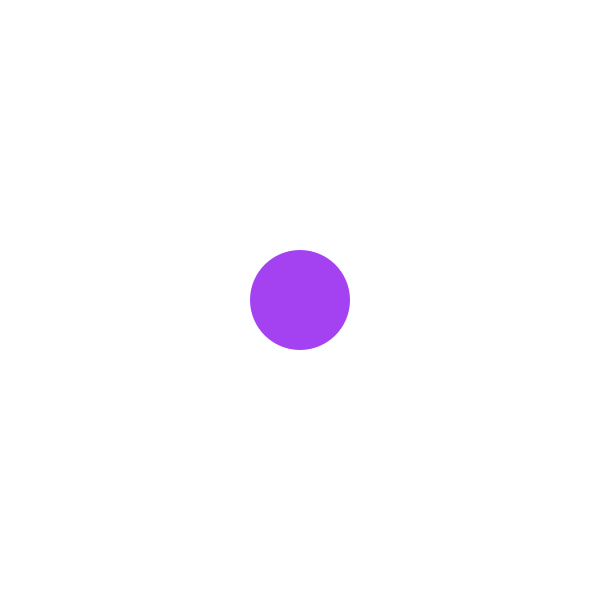
Frame 1 (no input)
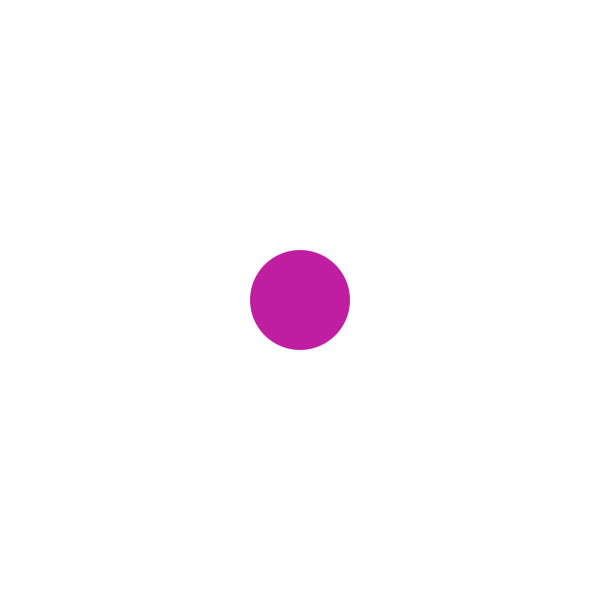
Frame 60 (the mouse pressed at the canvas centre just before this capture)
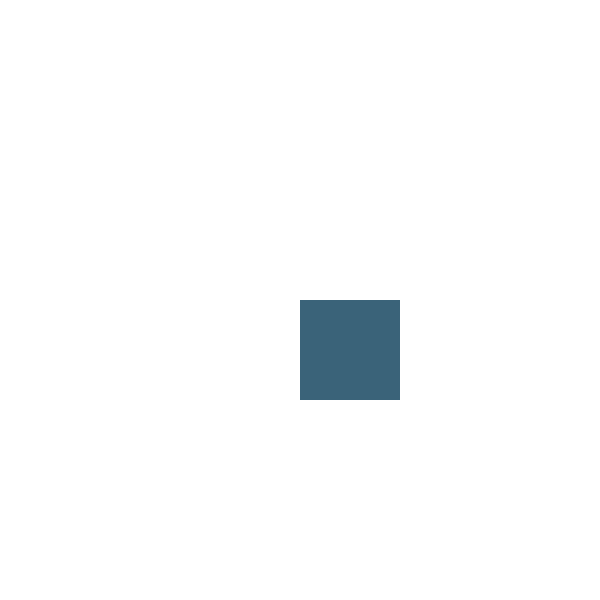
Frame 120 (the mouse held since frame 60 and released just before this capture)

The Processing sketch that drew these frames (run headless with seeded random() and noise(); from frame 60 on, the mouse is pressed at the canvas centre):

// Processing sketch: processing_139613
// ── processing_139613.pde

//Emma Grapek - Creative Computing - Section B

int x =  300;
int y = 300;

void setup() {
  size (600, 600);
  noStroke();
  smooth();
  frameRate(100);
}


void draw() {
  if (keyPressed && (key == CODED)) {
    if (keyCode == LEFT) {
      x--;
    }
    else if (keyCode == RIGHT) {
      x++;
    }
    else if (keyCode == UP) {
      y--;
    }
    else if (keyCode == DOWN) {
      y++;
    }
  }
  background(255);
  fill(random(0, 255), random(0, 255), random(0, 255));
  if (mousePressed == false)
    ellipse(x, y, 100, 100);
  else if (mousePressed == true) {
    rect(x, y, 100, 100);
  }
}
